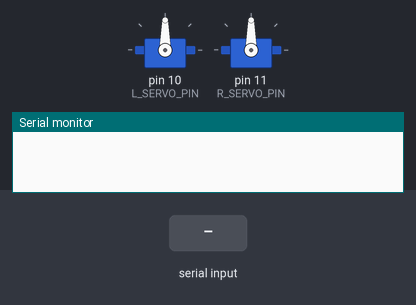
A sketch run on a simulated Arduino Uno, built with avr-gcc and run on an emulated ATmega328P. Parts: 2 × servo, the last lines printed to the serial monitor. Inputs (shaded band) come from the test bench.

Above: at 1.2 s.
1.3 s: "l" received over Serial
At 2.2 s:
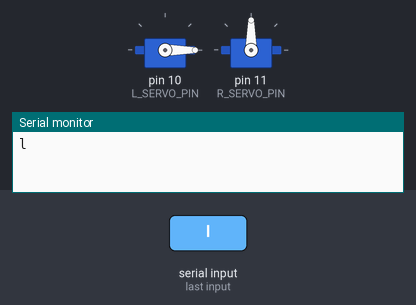
2.8 s: "L" received over Serial
At 3.3 s:
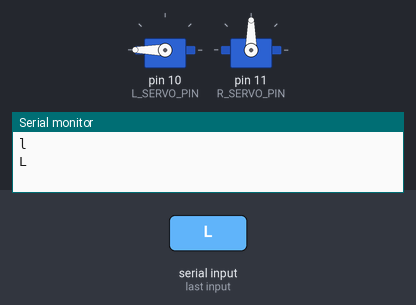
4.3 s: "r" received over Serial
At 5.5 s:
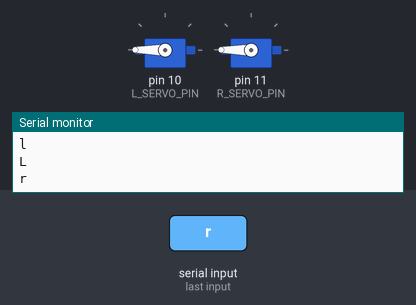
5.8 s: "R" received over Serial
At 6.8 s:
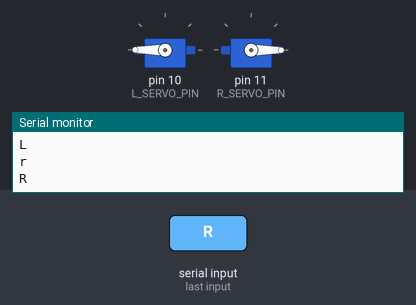
7.3 s: "+" received over Serial
At 8.8 s:
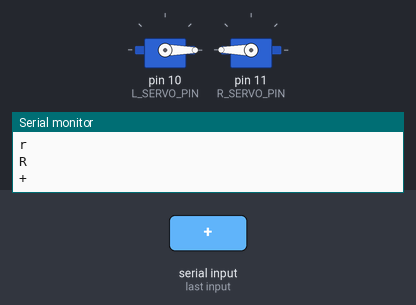
9.8 s: "-" received over Serial
At 11.9 s:
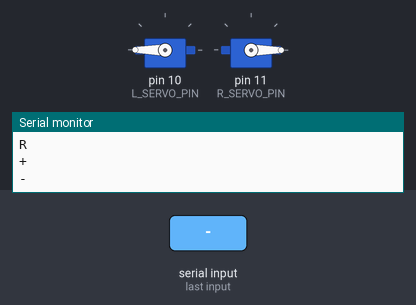
Timing chart, 0 to 13.3 s (numbered marks = the images above; inputs shaded):
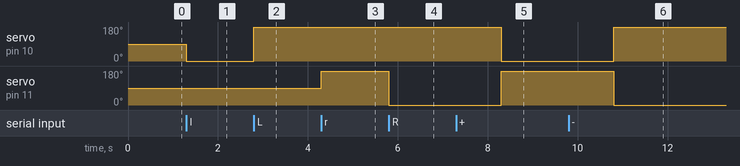

The sketch:

servo_tester_for_360_Serial.ino
```cpp
/*
 * servo tester for 360
 *
 * written by jihoonkimtech
 *
 * last modified at 2025-02-26
*/

#include <Servo.h>    // library of servo
Servo L_SERVO;          // object of Servo class
Servo R_SERVO;          // object of Servo class

#define L_SERVO_PIN 10  // servo motor
#define R_SERVO_PIN 11  // servo motor

// L

const byte R_SERVO_FRWD = 180;  // rotate clockwise servo
const byte R_SERVO_BKWD = 0;   // rotate anti-clockwise servo
const byte L_SERVO_FRWD = R_SERVO_FRWD;  // rotate clockwise servo
const byte L_SERVO_BKWD = R_SERVO_BKWD;   // rotate anti-clockwise servo

const byte SERVO_STOP = 90;   // stop rotate servo

void setup() {
  Serial.begin(115200);       // for debug

  L_SERVO.attach(L_SERVO_PIN);  // attach servo
  R_SERVO.attach(R_SERVO_PIN);  // attach servo
  L_SERVO.write(SERVO_STOP);  // stop servo
  R_SERVO.write(SERVO_STOP);  // stop servo
}

void loop() {
  if(Serial.available()){
    char buf = Serial.read();

    Serial.println(buf);
    if(buf == 'l'){
      L_SERVO.write(L_SERVO_BKWD);
    }
    else if(buf == 'L'){
      L_SERVO.write(L_SERVO_FRWD);
    }
    else if(buf == 'r'){
      R_SERVO.write(R_SERVO_FRWD);
    }
    else if(buf == 'R'){
      R_SERVO.write(R_SERVO_BKWD);
    }
    else if(buf == '+'){
      delay(1000);
      L_SERVO.write(L_SERVO_BKWD);
      R_SERVO.write(R_SERVO_FRWD);
    }
    else if(buf == '-'){
      delay(1000);
      L_SERVO.write(L_SERVO_FRWD);
      R_SERVO.write(R_SERVO_BKWD);
    }
    else{
      L_SERVO.write(SERVO_STOP);  // stop servo
      R_SERVO.write(SERVO_STOP);  // stop servo
    }
    buf = Serial.read();
  }
  delay(50);


}
```

Measured:
- after the input at 1.3 s, servo on pin 10 (L_SERVO_PIN): 90° → 0° at once
- after the input at 2.8 s, servo on pin 10 (L_SERVO_PIN): 0° → 180° at once
- after the input at 4.3 s, servo on pin 11 (R_SERVO_PIN): 90° → 180° at once
- after the input at 5.8 s, servo on pin 11 (R_SERVO_PIN): 180° → 0° at once
- after the input at 7.3 s, servo on pin 10 (L_SERVO_PIN): 180° → 0° after 1.0 s; servo on pin 11 (R_SERVO_PIN): 0° → 180° after 1.0 s
- after the input at 9.8 s, servo on pin 10 (L_SERVO_PIN): 0° → 180° after 1.0 s; servo on pin 11 (R_SERVO_PIN): 180° → 0° after 1.0 s
